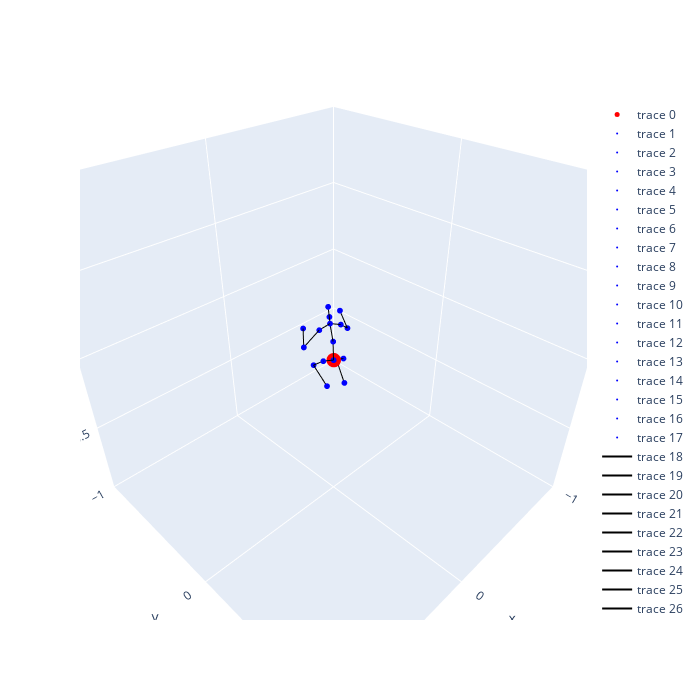

The code cell stored with this chart in its notebook:
### Code cell
# result
aihub_3d = copy.deepcopy(output)
pos = copy.deepcopy(aihub_3d)
points_aihub_3d = {}
for i, p in enumerate(pos):
    #print(i, h36m_keypoints[i], p)
    points_aihub_3d[h36m_keypoints[i]] = np.array([p[0], p[2], -p[1]]) #np.array([p[0], p[1], p[2]])  #np.array([p[0], -p[2], p[1]])
pos_vector = pos.reshape(-1) # (51,)
total_min, total_max = pos_vector.min(), pos_vector.max()
print("total min: ", total_min,
      "total max: ", total_max)

interact(draw_skeleton(points_aihub_3d, h36m_connections))

### Figure 1 — Plotly figure (JSON) as saved in the notebook; plotly's stock layout.template omitted (floating-point values rounded to 4 significant figures)
{"data": [{"marker": {"color": "red", "size": 5}, "mode": "markers", "type": "scatter3d", "x": [0], "y": [0], "z": [0]}, {"marker": {"color": "blue", "size": 2}, "mode": "markers", "type": "scatter3d", "x": [0.0002132], "y": [0.0004646], "z": [-4.5e-05]}, {"marker": {"color": "blue", "size": 2}, "mode": "markers", "type": "scatter3d", "x": [-0.04761], "y": [0.0298], "z": [0.0014]}, {"marker": {"color": "blue", "size": 2}, "mode": "markers", "type": "scatter3d", "x": [-0.1347], "y": [-0.117], "z": [-0.1063]}, {"marker": {"color": "blue", "size": 2}, "mode": "markers", "type": "scatter3d", "x": [-0.06719], "y": [0.0203], "z": [-0.184]}, {"marker": {"color": "blue", "size": 2}, "mode": "markers", "type": "scatter3d", "x": [0.04915], "y": [-0.03052], "z": [0.001869]}, {"marker": {"color": "blue", "size": 2}, "mode": "markers", "type": "scatter3d", "x": [0.00531], "y": [-0.1578], "z": [-0.1122]}, {"marker": {"color": "blue", "size": 2}, "mode": "markers", "type": "scatter3d", "x": [0.05416], "y": [0.001957], "z": [-0.1513]}, {"marker": {"color": "blue", "size": 2}, "mode": "markers", "type": "scatter3d", "x": [-0.02392], "y": [-0.02736], "z": [0.09811]}, {"marker": {"color": "blue", "size": 2}, "mode": "markers", "type": "scatter3d", "x": [-0.04316], "y": [-0.07065], "z": [0.1862]}, {"marker": {"color": "blue", "size": 2}, "mode": "markers", "type": "scatter3d", "x": [-0.07809], "y": [-0.1107], "z": [0.1969]}, {"marker": {"color": "blue", "size": 2}, "mode": "markers", "type": "scatter3d", "x": [-0.07103], "y": [-0.1132], "z": [0.2629]}, {"marker": {"color": "blue", "size": 2}, "mode": "markers", "type": "scatter3d", "x": [0.03125], "y": [-0.07801], "z": [0.1742]}, {"marker": {"color": "blue", "size": 2}, "mode": "markers", "type": "scatter3d", "x": [0.1474], "y": [-0.07775], "z": [0.1174]}, {"marker": {"color": "blue", "size": 2}, "mode": "markers", "type": "scatter3d", "x": [0.09074], "y": [-0.1414], "z": [0.1831]}, {"marker": {"color": "blue", "size": 2}, "mode": "markers", "type": "scatter3d", "x": [-0.1039], "y": [-0.04769], "z": [0.1635]}, {"marker": {"color": "blue", "size": 2}, "mode": "markers", "type": "scatter3d", "x": [-0.1712], "y": [-0.06085], "z": [0.1042]}, {"marker": {"color": "blue", "size": 2}, "mode": "markers", "type": "scatter3d", "x": [-0.1696], "y": [-0.1192], "z": [0.1946]}, {"line": {"color": "black"}, "mode": "lines", "type": "scatter3d", "x": [0.0002132, -0.04761], "y": [0.0004646, 0.0298], "z": [-4.5e-05, 0.0014]}, {"line": {"color": "black"}, "mode": "lines", "type": "scatter3d", "x": [0.0002132, 0.04915], "y": [0.0004646, -0.03052], "z": [-4.5e-05, 0.001869]}, {"line": {"color": "black"}, "mode": "lines", "type": "scatter3d", "x": [0.0002132, -0.02392], "y": [0.0004646, -0.02736], "z": [-4.5e-05, 0.09811]}, {"line": {"color": "black"}, "mode": "lines", "type": "scatter3d", "x": [-0.04761, -0.1347], "y": [0.0298, -0.117], "z": [0.0014, -0.1063]}, {"line": {"color": "black"}, "mode": "lines", "type": "scatter3d", "x": [-0.1347, -0.06719], "y": [-0.117, 0.0203], "z": [-0.1063, -0.184]}, {"line": {"color": "black"}, "mode": "lines", "type": "scatter3d", "x": [0.04915, 0.00531], "y": [-0.03052, -0.1578], "z": [0.001869, -0.1122]}, {"line": {"color": "black"}, "mode": "lines", "type": "scatter3d", "x": [0.00531, 0.05416], "y": [-0.1578, 0.001957], "z": [-0.1122, -0.1513]}, {"line": {"color": "black"}, "mode": "lines", "type": "scatter3d", "x": [-0.02392, -0.04316], "y": [-0.02736, -0.07065], "z": [0.09811, 0.1862]}, {"line": {"color": "black"}, "mode": "lines", "type": "scatter3d", "x": [-0.04316, -0.07809], "y": [-0.07065, -0.1107], "z": [0.1862, 0.1969]}, {"line": {"color": "black"}, "mode": "lines", "type": "scatter3d", "x": [-0.07809, -0.07103], "y": [-0.1107, -0.1132], "z": [0.1969, 0.2629]}, {"line": {"color": "black"}, "mode": "lines", "type": "scatter3d", "x": [-0.04316, -0.1039], "y": [-0.07065, -0.04769], "z": [0.1862, 0.1635]}, {"line": {"color": "black"}, "mode": "lines", "type": "scatter3d", "x": [-0.1039, -0.1712], "y": [-0.04769, -0.06085], "z": [0.1635, 0.1042]}, {"line": {"color": "black"}, "mode": "lines", "type": "scatter3d", "x": [-0.1712, -0.1696], "y": [-0.06085, -0.1192], "z": [0.1042, 0.1946]}, {"line": {"color": "black"}, "mode": "lines", "type": "scatter3d", "x": [-0.04316, 0.03125], "y": [-0.07065, -0.07801], "z": [0.1862, 0.1742]}, {"line": {"color": "black"}, "mode": "lines", "type": "scatter3d", "x": [0.03125, 0.1474], "y": [-0.07801, -0.07775], "z": [0.1742, 0.1174]}, {"line": {"color": "black"}, "mode": "lines", "type": "scatter3d", "x": [0.1474, 0.09074], "y": [-0.07775, -0.1414], "z": [0.1174, 0.1831]}], "layout": {"autosize": false, "height": 700, "scene": {"aspectratio": {"x": 1, "y": 1, "z": 1}, "camera": {"eye": {"x": 1, "y": 1, "z": 1}}, "xaxis": {"range": [-1, 1]}, "yaxis": {"range": [-1, 1]}, "zaxis": {"range": [-1, 1]}}, "width": 700}}
